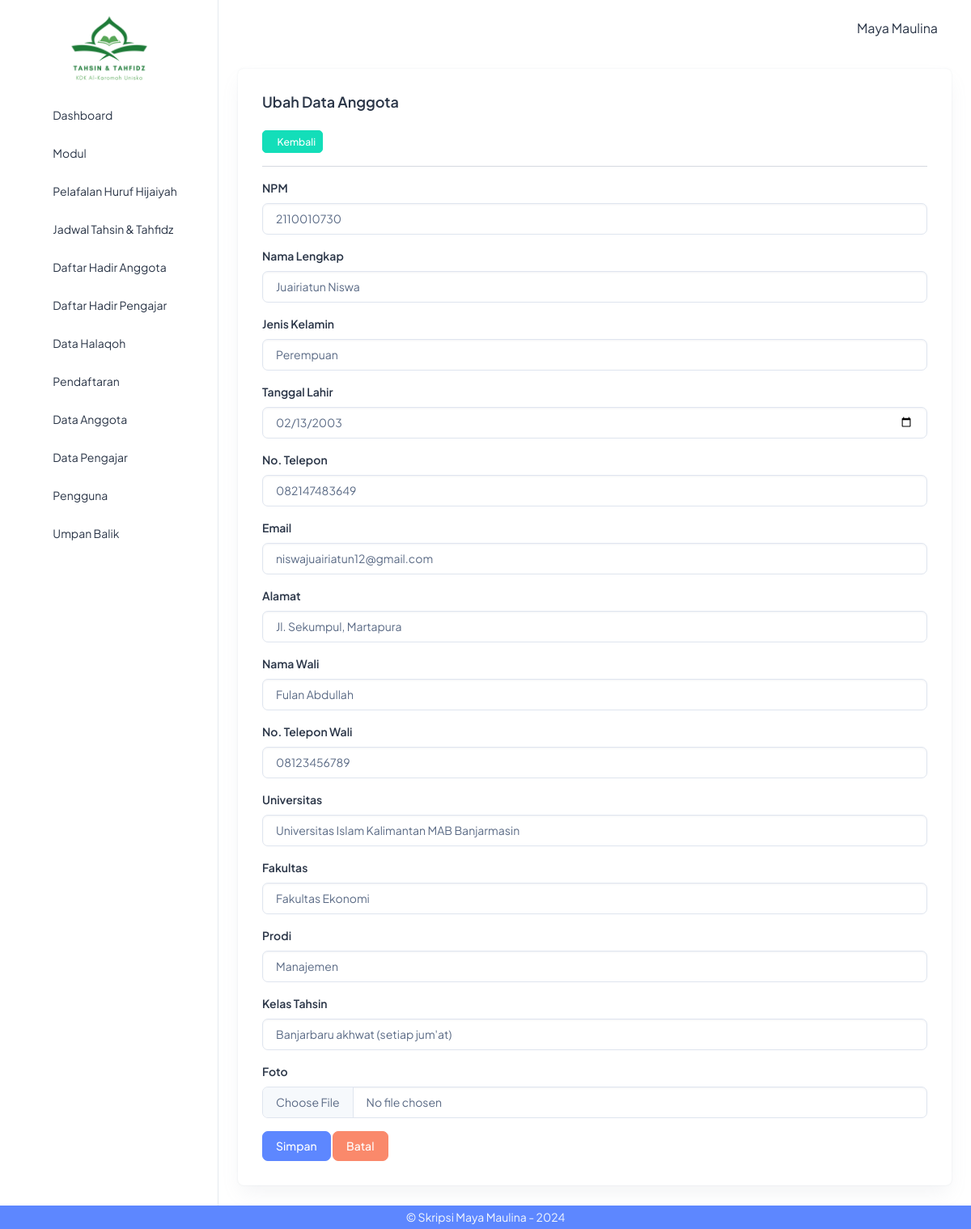
Page /index.php?page=anggota_edit&id_anggota=25 (signed in) on the committed database.
### tables this page shows
CREATE TABLE `anggota` (
  `id_anggota` int(11) NOT NULL,
  `npm` bigint(11) NOT NULL,
  `nama_anggota` varchar(150) NOT NULL,
  `jenis_kelamin` enum('Perempuan','Laki-Laki') NOT NULL,
  `tanggal_lahir` date NOT NULL,
  `no_telp` varchar(15) NOT NULL,
  `email` varchar(100) NOT NULL,
  `alamat` varchar(300) NOT NULL,
  `nama_wali` varchar(100) NOT NULL,
  `no_telp_wali` varchar(15) NOT NULL,
  `universitas` varchar(100) NOT NULL,
  `fakultas` varchar(100) NOT NULL,
  `prodi` varchar(100) NOT NULL,
  `batas_belajar` varchar(50) NOT NULL,
  `kemampuan` enum('Belum bisa','Terbata-bata','Lancar tapi belum bertajwid','Lancar dan bertajwid') NOT NULL,
  `kelas_tahsin` varchar(50) NOT NULL,
  `alasan` varchar(200) NOT NULL,
  `foto` varchar(50) NOT NULL,
  `status_ajuan` enum('Diajukan','Diverifikasi','Ditolak') NOT NULL,
  `tanggal_pendaftaran` date NOT NULL DEFAULT current_timestamp(),
  `editor` varchar(50) NOT NULL,
  `waktu_edit` timestamp NOT NULL DEFAULT current_timestamp()
);

### anggota/anggota_edit.php (the view, shortened to what this page needs)
<?php
$id_anggota = $_GET['id_anggota'];
$query = mysqli_query($koneksi, "select * from anggota where id_anggota='$id_anggota'");
$data = mysqli_fetch_array($query);
?>
<div class="container-fluid">
    <div class="card">
        <div class="card-body">
            <h5 class="card-title fw-semibold mb-4">Ubah Data Anggota</h5>
            <a href="?page=anggota_read" class="btn btn-success btn-sm"><i class="ti ti-arrow-left"></i>Kembali</a>
            <hr>
            <form action="" method="post" enctype="multipart/form-data">
                <div class="mb-3">
                    <label for="inputNPM" class="form-label">NPM</label>
                    <input type="text" class="form-control" id="inputNPM" required placeholder="Contoh : 2010012345" name="npm" value="<?= $data[1]; ?>">
                </div>
                <div class="mb-3">
                    <label for="inputNama" class="form-label">Nama Lengkap</label>
                    <input type="text" class="form-control" id="inputNama" required placeholder="Contoh : Fulanah" name="nama_anggota" value="<?= $data[2]; ?>">
                </div>
                <div class="mb-3">
                    <label for="inputJKelamin" class="form-label">Jenis Kelamin</label>
                    <select name="jenis_kelamin" id="inputJKelamin" class="form-control" required>
                        <option value="Perempuan" <?= ($data[3] == 'Perempuan') ? "selected" : "" ?>>Perempuan</option>
                    </select>
                </div>
                <div class="mb-3">
                    <label for="inputTTL" class="form-label">Tanggal Lahir</label>
                    <input type="date" class="form-control" id="inputTTL" required min="1990-01-01" max="2009-12-31" name="tanggal_lahir" value="<?= $data[4]; ?>">
                </div>
                <div class="mb-3">
                    <label for="inputNoTelp" class="form-label">No. Telepon</label>
                    <input type="text" class="form-control" id="inputNoTelp" required placeholder="Contoh : 081234567890" name="no_telp" value="<?= $data[5]; ?>">
                </div>
                <div class="mb-3">
                    <label for="inputEmail" class="form-label">Email</label>
                    <input type="email" class="form-control" id="inputEmail" required placeholder="Contoh : fulanah123@gmail.com" name="email" value="<?= $data[6]; ?>">
                </div>
                <div class="mb-3">
                    <label for="inputAlamat" class="form-label">Alamat</label>
                    <input type="text" class="form-control" id="inputAlamat" required placeholder="Masukkan alamat lengkap" name="alamat" value="<?= $data[7]; ?>">
                </div>
                <div class="mb-3">
                    <label for="inputNamaWali" class="form-label">Nama Wali</label>
                    <input type="text" class="form-control" id="inputNamaWali" required placeholder="Contoh : Muhammad Fulan" name="nama_wali" value="<?= $data[8]; ?>">
                </div>
                <div class="mb-3">
                    <label for="inputNoWali" class="form-label">No. Telepon Wali</label>
                    <input type="text" class="form-control" id="inputNoWali" required placeholder="Contoh : 081234567890" name="no_telp_wali" value="<?= $data[9]; ?>">
                </div>
                <div class="mb-3">
                    <label for="inputUniv" class="form-label">Universitas</label>
                    <input type="text" class="form-control" id="inputUniv" required placeholder="Contoh : Universitas Islam Kalimantan MAB Banjarmasin" name="universitas" value="<?= $data[10]; ?>">
                </div>
                <div class="mb-3">
                    <label for="inputFakultas" class="form-label">Fakultas</label>
                    <input type="text" class="form-control" id="inputFakultas" required placeholder="Contoh : Teknologi Informasi" name="fakultas" value="<?= $data[11]; ?>">
                </div>
                <div class="mb-3">
                    <label for="inputProdi" class="form-label">Prodi</label>
                    <input type="text" class="form-control" id="inputProdi" required placeholder="Contoh : Teknik Informatika" name="prodi" value="<?= $data[12]; ?>">
                </div>
                <div class="mb-3">
                    <label for="inputKelas" class="form-label">Kelas Tahsin</label>
                    <select name="kelas_tahsin" id="inputKelas" class="form-control" required>
                        <?php
                        $query = mysqli_query($koneksi, "SELECT * FROM kelas ORDER BY id_kelas ASC");
                        while ($kelas = mysqli_fetch_array($query)) {
                            $selected = ($kelas['nama_kelas'] == $data['kelas_tahsin']) ? 'selected' : '';
                            echo "<option value=\"$kelas[nama_kelas]\" $selected>$kelas[nama_kelas]</option>";
                        }
                        ?>
                    </select>
                </div>
                <div class="mb-3">
                    <label for="inputFoto" class="form-label">Foto</label>
                    <input type="file" class="form-control" id="inputFoto" name="foto" accept="image/*">
                </div>
                <button type="submit" class="btn btn-primary" name="btn_simpan">Simpan</button>
                <button type="reset" class="btn btn-danger">Batal</button>
            </form>
        </div>
    </div>
</div>

### template/sidebar.php (style rules this page uses)
a { text-decoration: none; color: #2a3547; }

### rows in the picture
anggota: npm "2110010730", nama_anggota "Juairiatun Niswa", jenis_kelamin "Perempuan", tanggal_lahir "02/13/2003", no_telp "082147483649", email "niswajuairiatun12@gmail.com", alamat "Jl. Sekumpul, Martapura", nama_wali "Fulan Abdullah", no_telp_wali "08123456789", universitas "Universitas Islam Kalimantan MAB Banjarmasin", fakultas "Fakultas Ekonomi", prodi "Manajemen"

### other values in the picture
$_SESSION['nama'] "Maya Maulina"
form field kelas_tahsin "Banjarbaru akhwat (setiap jum'at)"
